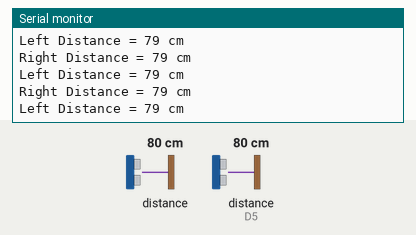
Simulated run of this sketch. Board: ESP8266 (NodeMCU). Parts: the last lines printed to the serial monitor. Wiring (inferred from the names in the program): 2 × ultrasonic range finder: trigger D4, echo D5 / trigger D2, echo D3. The inputs (shaded band) are chosen by the test bench; at power-on: distance to the obstacle 80 cm, distance to the obstacle (sensor on D5) 80 cm. The echo pulse lasts 58.3 µs per cm.

Above: at 10.5 s.
10.6 s: distance to the obstacle (sensor 0) set to 103 cm
At 11.7 s:
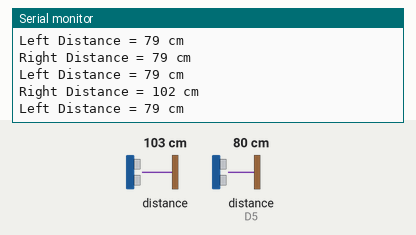
12.1 s: distance to the obstacle (sensor 0) set to 97 cm
At 12.8 s:
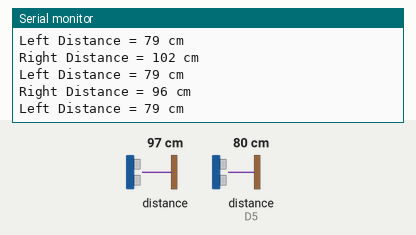
Timing chart, 0 to 15.1 s (numbered marks = the images above; inputs shaded):
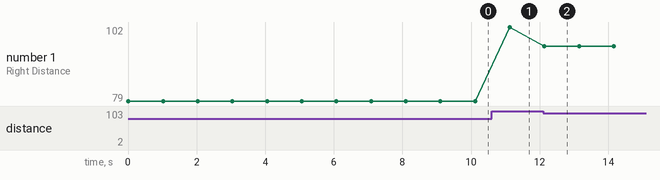

The sketch:

com_arduino_to_jetson_front.ino
```cpp
#include <Arduino.h>

const int trigPin1 = D2;
const int echoPin1 = D3;
const int trigPin2 = D4;
const int echoPin2 = D5;
long duration1, distance1 = 0;
long duration2, distance2 = 0;


void setup() {
  pinMode(trigPin1, OUTPUT);
  pinMode(echoPin1, INPUT);
  pinMode(trigPin2, OUTPUT);
  pinMode(echoPin2, INPUT);
  Serial.begin(9600);
}

long Distance(long time){
  long DistanceCalc;
  DistanceCalc = ((time * 0.034) / 2); // centimeters
  return DistanceCalc;
}

void loop() {
  digitalWrite(trigPin1, LOW);
  delayMicroseconds(2);
  digitalWrite(trigPin1, HIGH);
  delayMicroseconds(10);
  digitalWrite(trigPin1, LOW);
  duration1 = pulseIn(echoPin1, HIGH);
  distance1 = Distance(duration1);

  digitalWrite(trigPin2, LOW);
  delayMicroseconds(2);
  digitalWrite(trigPin2, HIGH);
  delayMicroseconds(10);
  digitalWrite(trigPin2, LOW);
  duration2 = pulseIn(echoPin2, HIGH);
  distance2 = Distance(duration2);

  Serial.print("Right Distance = ");
  Serial.print(distance1);
  Serial.println (" cm");

  Serial.print("Left Distance = ");
  Serial.print(distance2);
  Serial.println (" cm");

  // case
  if (Serial.available()){
    if (distance1 < distance2 && distance2 < 100) {
      if (distance1 > 70 && distance2 > 70) Serial.println("turn left 20 degrees");
      else if (distance1 > 50 && distance2 > 50) Serial.println("turn left 30 degrees");
      else if (distance1 > 30 & distance2 > 30) Serial.println("turn left 50 degrees");
      else Serial.println("go backwards");
    }
    else if (distance2 < distance1 && distance1 < 100) {
      if (distance1 > 70 && distance2 > 70) Serial.println("turn 20 right degrees");
      else if (distance1 > 50 && distance2 > 50) Serial.println("turn 30 right degrees");
      else if (distance1 > 30 & distance2 > 30) Serial.println("turn 50 right degrees");
      else Serial.println("go backwards");
    }
    else if (distance1 < 100) {
      if (distance1 > 70) Serial.println("turn left 10 degrees");
      else if (distance1 > 50) Serial.println("turn left 20 degrees");
      else if (distance1 > 30) Serial.println("turn left 30 degrees");
      else if (distance1 > 10) Serial.println("turn left 40 degrees");
      else Serial.println("go backwards");
    }
    else if (distance2 < 100) {
      if (distance2 > 70) Serial.println("turn right 10 degrees");
      else if (distance2 > 50) Serial.println("turn right 20 degrees");
      else if (distance2 > 30) Serial.println("turn right 30 degrees");
      else if (distance2 > 10) Serial.println("turn right 40 degrees");
      else Serial.println("go backwards");
    }

  }

  delay(1000);

}
```

Measured:
- after the input at 10.6 s, the serial monitor: prints a new line after 0.53 s (image 1)
- after the input at 12.1 s, the serial monitor: prints a new line at once (image 2)
- plotted number 1: 79 → 102 after the input at 10.6 s, 102 → 96 after the input at 12.1 s
